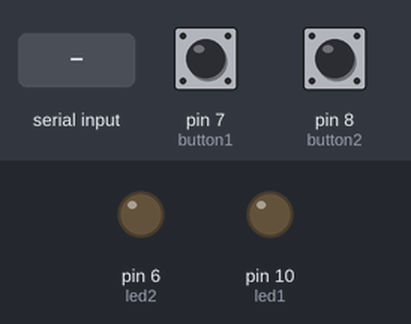
Bench run of a sketch on a simulated Arduino Uno, built with avr-gcc and run on an emulated ATmega328P. Shown: output pins drawn as LEDs (lit = HIGH). The test bench sets the inputs (shaded band); at power-on: pin 7 (button1) LOW, pin 8 (button2) LOW. EEPROM starts erased.

Above: at 1.2 s.
1.3 s: pin 7 (button1) pulled HIGH for 0.15 s
At 2.6 s:
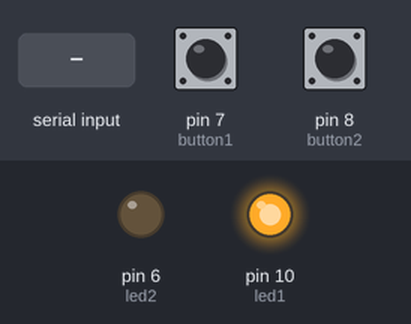
2.9 s: pin 8 (button2) pulled HIGH for 0.15 s
At 3.9 s:
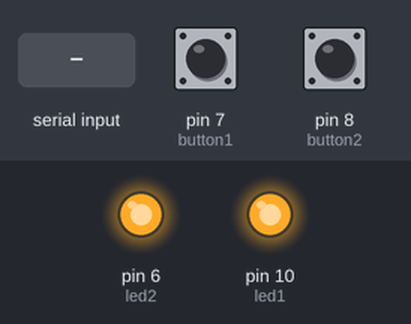
4.5 s: "<L10>" received over Serial
At 6.5 s:
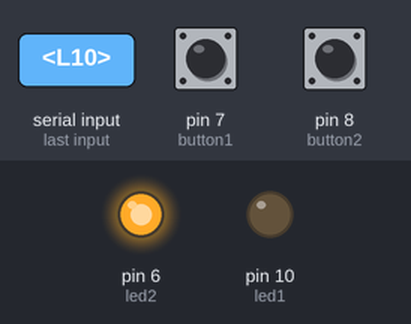
7.0 s: "<L11>" received over Serial
At 8.5 s:
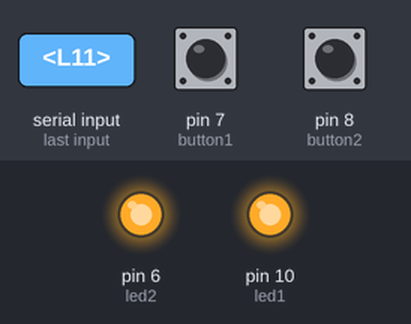
9.5 s: "<L20>" received over Serial
At 11.5 s:
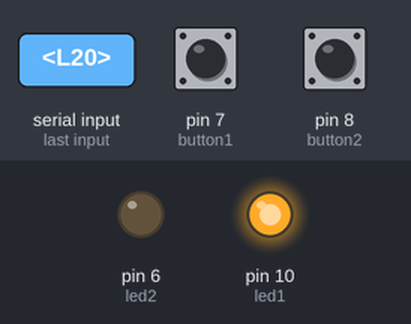
Timing chart, 0 to 13.0 s (numbered marks = the images above; inputs shaded):
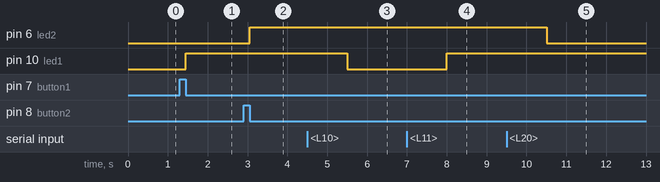

Measured:
- after the input at 1.3 s, pin 10 (led1): LOW → HIGH after 0.15 s
- after the input at 2.9 s, pin 6 (led2): LOW → HIGH after 0.15 s
- after the input at 4.5 s, pin 10 (led1): HIGH → LOW after 1.0 s
- after the input at 7.0 s, pin 10 (led1): LOW → HIGH after 1.0 s
- after the input at 9.5 s, pin 6 (led2): HIGH → LOW after 1.0 s

The sketch:

LEDButtonEEPROM_v2.ino
```cpp
#include<EEPROM.h>
// LEDs -  10,6  . Buttons-7,8
const int button1 = 7, button2=8 ;     // the number of the pushbutton pin
const int led1=10, led2=6;        // the number of the LED pin

int led1status=0, led2status=0;
int data=-1;

void setup() {
  Serial.begin(9600);
  led1status = EEPROM.read(101);
  led2status = EEPROM.read(102);
  pinMode(led1, OUTPUT);  pinMode(led2, OUTPUT);
  pinMode(button1, INPUT);pinMode(button2, INPUT);
}
String dt="";
void loop() {
  ///////// Receive data from serial
  if(Serial.available() > 0){
    dt = Serial.readString();
  }
  if(dt.indexOf("<L11>")>=0)led1status=1;
  if(dt.indexOf("<L10>")>=0)led1status=0;

  if(dt.indexOf("<L21>")>=0)led2status=1;
  if(dt.indexOf("<L20>")>=0)led2status=0;

  dt="";
  ///////// end .........

  ////////// check buttons
  if (digitalRead(button1) == HIGH) {
    if (led1status ==1) led1status=0;
    else led1status=1 ;
    EEPROM.write(101, led1status);
    while(digitalRead(button1) == HIGH);
  }
  if (digitalRead(button2) == HIGH) {
    if (led2status ==1) led2status=0;
    else led2status=1 ;
    EEPROM.write(102, led2status);
    while(digitalRead(button2) == HIGH);
  }
  ////////// end check buttons

  if (led1status==1 ) digitalWrite(led1, HIGH);
  else digitalWrite(led1, LOW);

  if (led2status==1 ) digitalWrite(led2, HIGH);
  else digitalWrite(led2, LOW);
}
/*
 * char c = Serial.read() ;
    dt.concat(c);
    if (c == '<') {
      while(c!='>') {
        c = Serial.read() ;
        dt.concat(c);
      }
    }
 */
```
